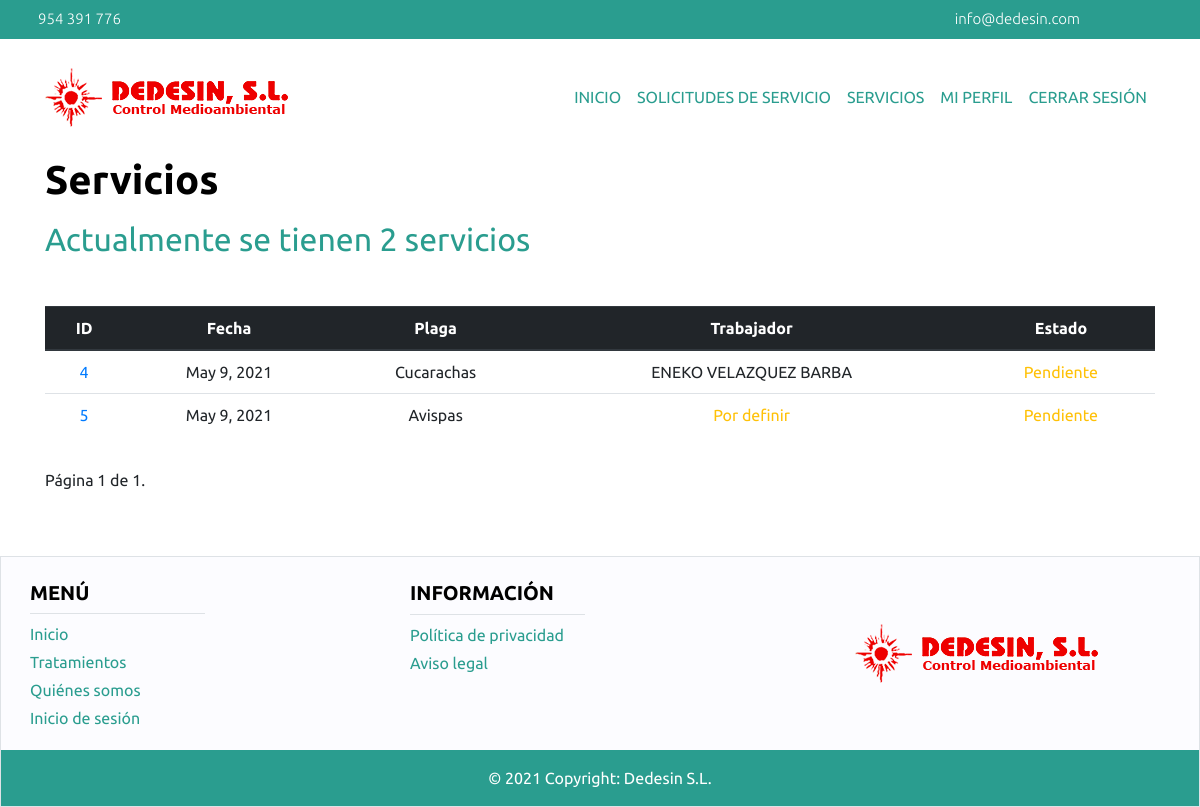
The app's page /cliente/servicio/ (signed in) with its own data.
### main/models.py (models this page shows, shortened)
class Servicio(models.Model):
    estado = models.CharField(choices=ESTADO_SERVICIO, default='pendiente', max_length=9)
    observaciones = models.TextField()
    solicitudServicio = models.OneToOneField(SolicitudServicio, on_delete=models.CASCADE)
    trabajador = models.ForeignKey(Trabajador, on_delete=models.CASCADE, default=None, null=True)
    factura = models.OneToOneField(Factura, on_delete=models.CASCADE, default=None, null=True)

class SolicitudServicio(models.Model):
    estado = models.CharField(choices=ESTADO_SOLICITUD, default='pendiente', max_length=9)
    fecha = models.DateField(default=None, null=True)
    observaciones = models.TextField()
    tratamiento = models.ForeignKey(Tratamiento, on_delete=models.CASCADE, default=None, null=True)
    plaga = models.ForeignKey(Plaga, on_delete=models.CASCADE)
    usuario = models.ForeignKey(User, on_delete=models.CASCADE)

class Plaga(models.Model):
    nombre = models.CharField(max_length=60)

class Trabajador(models.Model):
    cualificacion = models.TextField(max_length=254)
    vehiculo = models.OneToOneField(Vehiculo, on_delete=models.CASCADE, null=True)
    persona = models.OneToOneField(Persona, on_delete=models.CASCADE, default=None)

class Persona(models.Model):
    nombre = models.CharField(max_length=50)
    apellidos = models.CharField(max_length=80)
    dni = models.CharField(max_length=9, validators=[DNI_REGEX], unique=True)
    telefono = models.CharField(validators=[TELEFONO_REGEX], unique=True, max_length=9)
    usuario = models.OneToOneField(User, on_delete=models.CASCADE, default=None)

### main/cliente/views.py (the view)
# urls.py: path('servicio/', views.list_servicios_cliente),
@login_required
def list_servicios_cliente(request):
    if esCliente(request):
        usuario = User.objects.filter(username=request.user.username)[0]
        solicitudes = SolicitudServicio.objects.filter(usuario=usuario)
        solicitudes = solicitudes.order_by('-fecha')
        servicios = []
        for solicitud in solicitudes:
            servicio = Servicio.objects.filter(solicitudServicio=solicitud)
            if servicio:
                servicios.append(servicio[0])
        if servicios:
            paginator = Paginator(servicios, 10)
            page_number = request.GET.get('page')
            page_obj = paginator.get_page(page_number)
            return render(request, 'servicioCliente.html', {'page_obj': page_obj, 'num_servicios': len(servicios)})
        else:
            return render(request, 'servicioCliente.html')
    else:
        return redirect('/errorPermiso')

### main/cliente/views.py (called while the page is built)
def esCliente(request):
    try:
        persona = Persona.objects.filter(usuario=request.user)[0]
        cliente = Cliente.objects.filter(persona=persona)[0]
        return cliente
    except:
        return None

### main/cliente/templates/servicioCliente.html (shortened to what this page needs)
{% extends 'headerCliente.html' %} {% block contenido %} {% if num_servicios %}
<div class="container mb-5">
    <strong><h1 class="title">Servicios</h1></strong>
    <h2 class="subtitle mt-3 mb-5">
        Actualmente se tienen {{num_servicios}} servicios
    </h2>
    <table class="table text-center">
        <thead class="thead-dark">
        <tr>
            <th scope="col">ID</th>
            <th scope="col">Fecha</th>
            <th scope="col">Plaga</th>
            <th scope="col">Trabajador</th>
            <th scope="col">Estado</th>
        </tr>
        </thead>
        <tbody>
        {% for servicio in page_obj %}
        <tr>
            <td>
                <a class="text-decoration-none" href="show/{{servicio.id}}"
                >{{servicio.id}}</a
                >
            </td>
            <td>{{servicio.solicitudServicio.fecha}}</td>
            <td>{{servicio.solicitudServicio.plaga.nombre}}</td>
            {% if servicio.trabajador %}
            <td>
                {{servicio.trabajador.persona.nombre}}
                {{servicio.trabajador.persona.apellidos}}
            </td>
            {% else %}
            <td class="text-warning">Por definir</td>
            {% endif %} {% if servicio.estado.title == "Realizado" %}
            <td class="text-success">{{servicio.estado.title}}</td>
            {% else %}
            <td class="text-warning">{{servicio.estado.title}}</td>
            {% endif %}
        </tr>
        {% endfor %}
        </tbody>
    </table>
    <div class="pagination my-3">
        <div class="step-links container">
            <div class="current row my-3">
                Página {{ page_obj.number }} de {{ page_obj.paginator.num_pages }}.
            </div>
        </div>
    </div>
</div>
{% else %}
<div class="container mb-5">
    <strong><h1 class="title">Servicios</h1></strong>
    <h2 class="subtitle mt-3 mb-5">Actualmente no se tiene ningun servicio.</h2>
</div>
{% endif %} {% endblock %}

### static/main/index.css (style rules this page uses)
body { font-family: "Ubuntu", sans-serif; }
.title { color: black; font-weight: 700; font-size: 4 rem; }
.subtitle { color: #2a9d8f; font-weight: 400; font-size: 2.25 rem; }

### records on screen
Servicio: id "4", solicitudServicio.fecha "May 9, 2021", solicitudServicio.plaga.nombre "Cucarachas", trabajador.persona.nombre "ENEKO", trabajador.persona.apellidos "VELAZQUEZ BARBA", estado "Pendiente"
Servicio: id "5", solicitudServicio.fecha "May 9, 2021", solicitudServicio.plaga.nombre "Avispas", shows "Por definir", estado "Pendiente"

### other values on screen
{{ num_servicios }} "2"
{{ page_obj.number }} "1"
{{ page_obj.paginator.num_pages }} "1"
